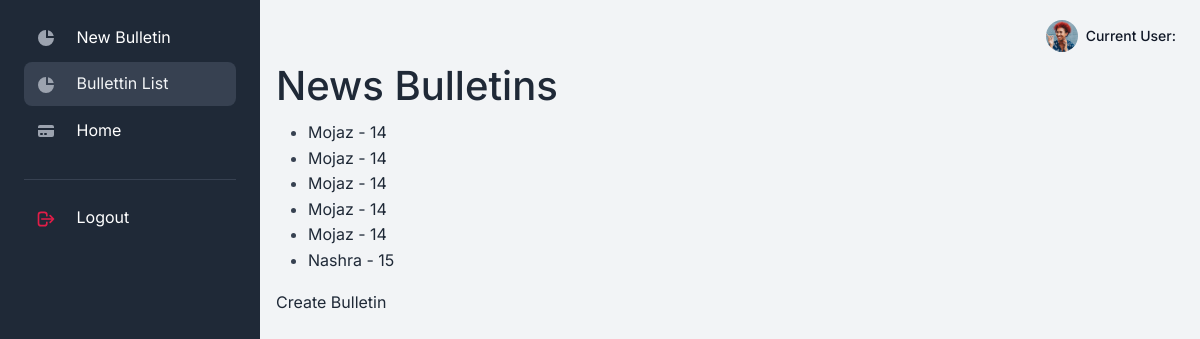
/bulletins/list/, run on an earlier commit of the app's database.
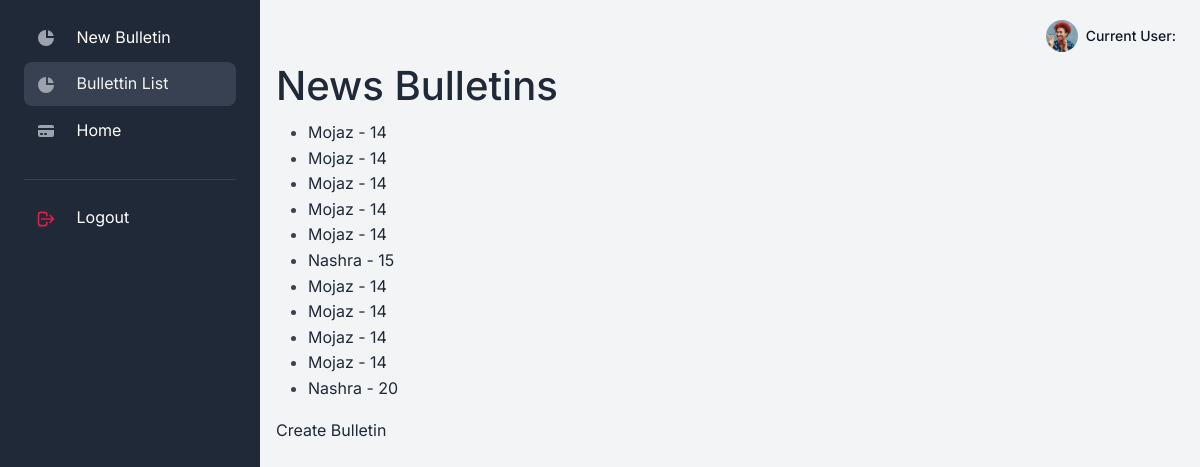
And on a later commit of the database.
### apps/bulletins/models.py (models this page shows)
class Bulletin(models.Model):
    TYPE_CHOICES = (
        ('Mojaz', 'Mojaz'),
        ('Nashra', 'Nashra'),
    )
    TIME_CHOICES = (
        ('14', '14'),
        ('15', '15'),
        ('16', '16'),
        ('17', '17'),
        ('20', '20'),
    )
    type = models.CharField(max_length=50, choices=TYPE_CHOICES,default='Mojaz')
    time = models.CharField(max_length=50, choices=TIME_CHOICES,default='14')
    created_at=models.DateTimeField(auto_now_add=True)
    resources = models.TextField(null=True)
    editors = models.ManyToManyField(Editor)
    producers = models.ManyToManyField(Producer)

### apps/bulletins/views.py (the view)
# urls.py: path('list/', BulletinListView.as_view(), name='list'),
class BulletinListView(ListView):
    model = Bulletin
    template_name = 'bulletins/bulletin_list.html'

### apps/context_processors.py (called while the page is built)
def cfg_assets_root(request):
    return { 'ASSETS_ROOT' : settings.ASSETS_ROOT }

### apps/templates/bulletins/bulletin_list.html (shortened to what this page needs)
{% extends "layouts/bulletins_base.html" %}
{% block content %}
<head>
</head>
<body>
    <h1>News Bulletins</h1>
    <ul>
    {% for bulletin in bulletin_list %}
        <li><a href="{% url 'bulletins:detail' bulletin.id %}">{{ bulletin.type }} - {{ bulletin.time }}</a></li>
    {% endfor %}
    </ul>
    <a href="{% url 'bulletins:create' %}">Create Bulletin</a>
</body>
{% endblock content %}

### apps/templates/layouts/bulletins_base.html (shortened to what this page needs)
<!DOCTYPE html>
<html lang="en">
<head>
<link type="text/css" href="{{ ASSETS_ROOT }}/vendor/sweetalert2/dist/sweetalert2.min.css" rel="stylesheet">
<link type="text/css" href="{{ ASSETS_ROOT }}/vendor/notyf/notyf.min.css" rel="stylesheet">
<link type="text/css" href="{{ ASSETS_ROOT }}/css/volt.css" rel="stylesheet">
</head>
<body>
    <main class="content">
      {% include 'includes/bulletins_sidebar.html' %}
      {% include 'includes/navigation.html' %}
      {% block content %}{% endblock content %}
    </main>
</body>
</html>

### apps/templates/includes/bulletins_sidebar.html (shortened to what this page needs)
{% load auth_extras %}
        <nav id="sidebarMenu" class="sidebar d-lg-block bg-gray-800 text-white collapse" data-simplebar>
          <div class="sidebar-inner px-4 pt-3">
            <ul class="nav flex-column pt-3 pt-md-0">
              <li class="nav-item {% if 'create' in request.path %} active {% endif %}">
                <a href="{% url 'bulletins:create' %}" class="nav-link">
                  <span class="sidebar-icon">
                    <svg class="icon icon-xs me-2" fill="currentColor" viewBox="0 0 20 20" xmlns="http://www.w3.org/2000/svg"><path d="M2 10a8 8 0 018-8v8h8a8 8 0 11-16 0z"></path><path d="M12 2.252A8.014 8.014 0 0117.748 8H12V2.252z"></path></svg>
                  </span>
                  <span class="sidebar-text">New Bulletin</span>
                </a>
              </li>
              <li class="nav-item {% if 'list' in request.path %} active {% endif %}">
                <a href="{% url 'bulletins:list' %}" class="nav-link">
                  <span class="sidebar-icon">
                    <svg class="icon icon-xs me-2" fill="currentColor" viewBox="0 0 20 20" xmlns="http://www.w3.org/2000/svg"><path d="M2 10a8 8 0 018-8v8h8a8 8 0 11-16 0z"></path><path d="M12 2.252A8.014 8.014 0 0117.748 8H12V2.252z"></path></svg>
                  </span>
                  <span class="sidebar-text">Bullettin List</span>
                </a>
              </li>
              <li class="nav-item {% if 'home' in request.path %} active {% endif %}">
                <a href="{% url 'home:home' %}" class="nav-link">
                  <span class="sidebar-icon">
                  </span>
                  <span class="sidebar-text">Home</span>
                </a>
              </li>
              <li role="separator" class="dropdown-divider mt-4 mb-3 border-gray-700"></li>
              <li class="nav-item">
                <a href="{% url 'logout' %}" class="nav-link">
                    <span class="sidebar-icon">
                        <svg class="icon icon-xs text-danger me-2" fill="none" stroke="currentColor" viewBox="0 0 24 24" xmlns="http://www.w3.org/2000/svg">
                            <path stroke-linecap="round" stroke-linejoin="round" stroke-width="2" d="M17 16l4-4m0 0l-4-4m4 4H7m6 4v1a3 3 0 01-3 3H6a3 3 0 01-3-3V7a3 3 0 013-3h4a3 3 0 013 3v1"></path>
                        </svg>
                    </span>
                    <span class="sidebar-text">Logout</span>
                </a>
              </li>
            </ul>
          </div>
        </nav>

### apps/templates/includes/navigation.html (shortened to what this page needs)
<nav class="navbar navbar-top navbar-expand navbar-dashboard navbar-dark ps-0 pe-2 pb-0" >
              <div class="container-fluid px-0">
                <div class="d-flex justify-content-between w-100" id="navbarSupportedContent">
                  <ul class="navbar-nav align-items-center">
                    <li class="nav-item dropdown ms-lg-3">
                      <a class="nav-link dropdown-toggle pt-1 px-0" href="#" role="button" data-bs-toggle="dropdown" aria-expanded="false">
                        <div class="media d-flex align-items-center">
                          <img class="avatar rounded-circle" alt="Image placeholder" src="{{ ASSETS_ROOT }}/img/team/profile-picture-3.jpg">
                          <div class="media-body ms-2 text-dark align-items-center d-none d-lg-block">
                            <span class="mb-0 font-small fw-bold text-gray-900">
                              Current User: <strong>{{ request.user.username }}</strong>
                            </span>
                          </div>
                        </div>
                      </a>
                    </li>
                  </ul>
                </div>
              </div>
            </nav>

What changed in the data, as far as the page shows it:
added Bulletin: type "Mojaz", time "14"
added Bulletin: type "Mojaz", time "14"
added Bulletin: type "Mojaz", time "14"
added Bulletin: type "Mojaz", time "14"
added Bulletin: type "Nashra", time "20"
